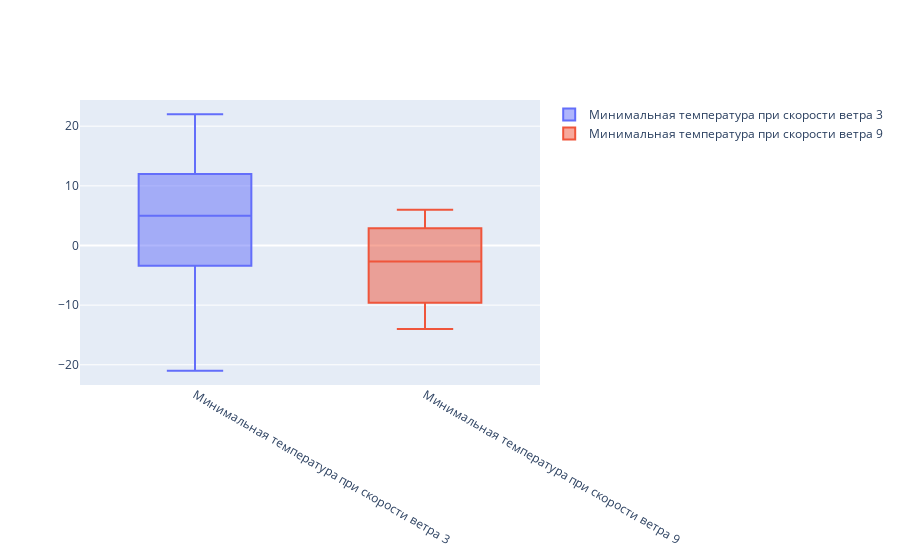

Write notebook code for a chart like this one.
### Code cell
data = []
data.append(
        go.Box(y=Samara_2020[Samara_2020['Скорость ветра']==3]['Минимальная температура'], 
               name='Минимальная температура при скорости ветра 3')
    )
data.append(
        go.Box(y=Samara_2020[Samara_2020['Скорость ветра']==9]['Минимальная температура'], 
               name='Минимальная температура при скорости ветра 9')
    )
iplot(data, show_link = False)

### Figure 1 — Plotly figure (JSON) as saved in the notebook; plotly's stock layout.template omitted (floating-point values rounded to 4 significant figures)
{"data": [{"name": "Минимальная температура при скорости ветра 3", "type": "box", "y": [-5, -9, -3.8, -0.3, -1, -2.6, -7, -4, -4, -12, -12, -4, -1.1, 0.9, 0, -8, -1, -3, 3, 4, 0, 0, -2, -4, -1, 5, 5, 8, 9, 3.7, 4, 8.8, 10, 11, 13, 13, 12, 11, 15, 13, 13, 14, 12, 11, 12, 10, 5, 14, 21, 22, 17, 21, 15, 17, 14, 15, 15, 16, 16, 15, 13, 20, 14, 13, 9, 9, 12, 14, 14, 11, 11, 6, 8, 11, 7, 6, 6, 5, 5, 1, 7, 2, 8, 6, 9, 3, 3, -4, 4.6, -3, -4, -4, -0.8, -1, 1, -12, -5, -7, -12, -16, -18, -12.9, -8.6, -21, -17.2, -15, -14, -12.5]}, {"name": "Минимальная температура при скорости ветра 9", "type": "box", "y": [-5.2, -0.2, 6, -14]}], "layout": {}}
